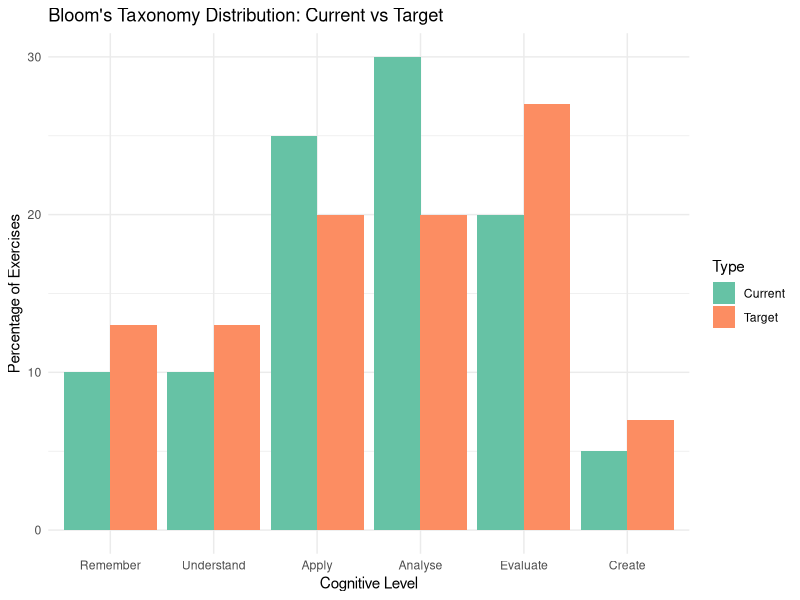
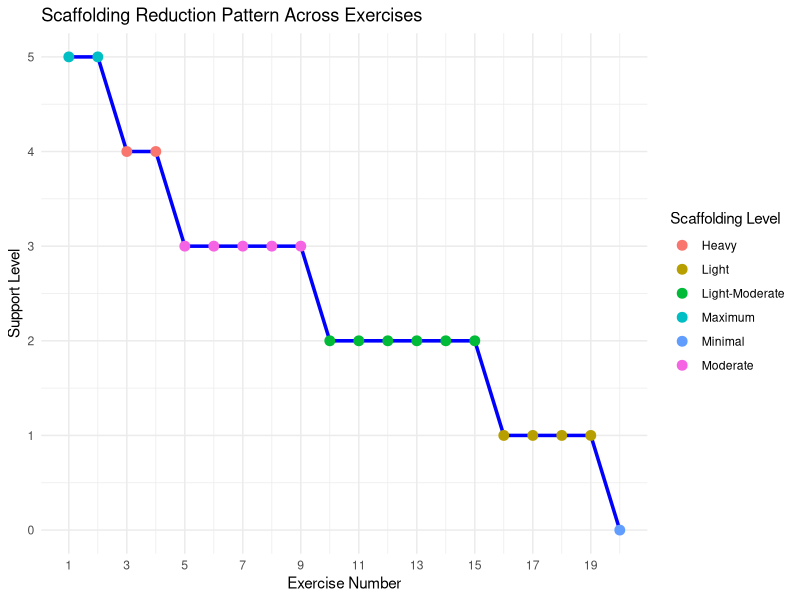

Generate these figures, in order, with R:
## ---- chunk 1
knitr::opts_chunk$set(echo = TRUE, warning = FALSE, message = FALSE)
library(knitr)
library(ggplot2)
library(dplyr)
## ---- chunk 2
bloom_data <- data.frame(
  Level = c("Remember", "Understand", "Apply", "Analyse", "Evaluate", "Create"),
  Count = c(2, 2, 5, 6, 4, 1),
  Percentage = c(10, 10, 25, 30, 20, 5),
  Target = c(13, 13, 20, 20, 27, 7),
  Order = 1:6
)

kable(bloom_data[, -5], caption = "Bloom's Taxonomy Distribution Analysis - Updated Exercise Order")
## ---- chunk 3
library(ggplot2)
bloom_long <- data.frame(
  Level = rep(bloom_data$Level, 2),
  Type = rep(c("Current", "Target"), each = 6),
  Percentage = c(bloom_data$Percentage, bloom_data$Target),
  Order = rep(bloom_data$Order, 2)
)

ggplot(bloom_long, aes(x = reorder(Level, Order), y = Percentage, fill = Type)) +
  geom_bar(stat = "identity", position = "dodge") +
  labs(title = "Bloom's Taxonomy Distribution: Current vs Target",
       x = "Cognitive Level", y = "Percentage of Exercises") +
  theme_minimal() +
  scale_fill_brewer(palette = "Set2")
## ---- chunk 4
scaffolding_levels <- data.frame(
  Exercise = 1:20,
  Level = c(rep("Maximum", 2), rep("Heavy", 2), rep("Moderate", 5), 
            rep("Light-Moderate", 6), rep("Light", 4), "Minimal"),
  Support_Score = c(rep(5, 2), rep(4, 2), rep(3, 5), rep(2, 6), rep(1, 4), 0)
)

ggplot(scaffolding_levels, aes(x = Exercise, y = Support_Score)) +
  geom_line(size = 1.2, color = "blue") +
  geom_point(size = 3, aes(color = Level)) +
  labs(title = "Scaffolding Reduction Pattern Across Exercises",
       x = "Exercise Number", y = "Support Level",
       color = "Scaffolding Level") +
  theme_minimal() +
  scale_x_continuous(breaks = seq(1, 20, 2))
## ---- chunk 5
progression_data <- data.frame(
  Stage = c("Foundation", "Understanding", "Application", "Analysis", "Evaluation", "Creation"),
  Exercises = c("1-2", "3-4", "5-9", "10-15", "16-19", "20"),
  Focus = c("Basic Recognition", "Concept Comprehension", "Skill Application", 
            "Data Analysis", "Critical Assessment", "Original Design"),
  Scaffolding = c("Maximum", "Heavy", "Moderate", "Light-Moderate", "Light", "Minimal"),
  R_Integration = c("Basic syntax", "Data exploration", "Statistical functions", 
                   "Advanced analysis", "Interpretation tools", "Research workflow")
)

kable(progression_data, caption = "Learning Progression Overview - Updated Exercise Distribution")
